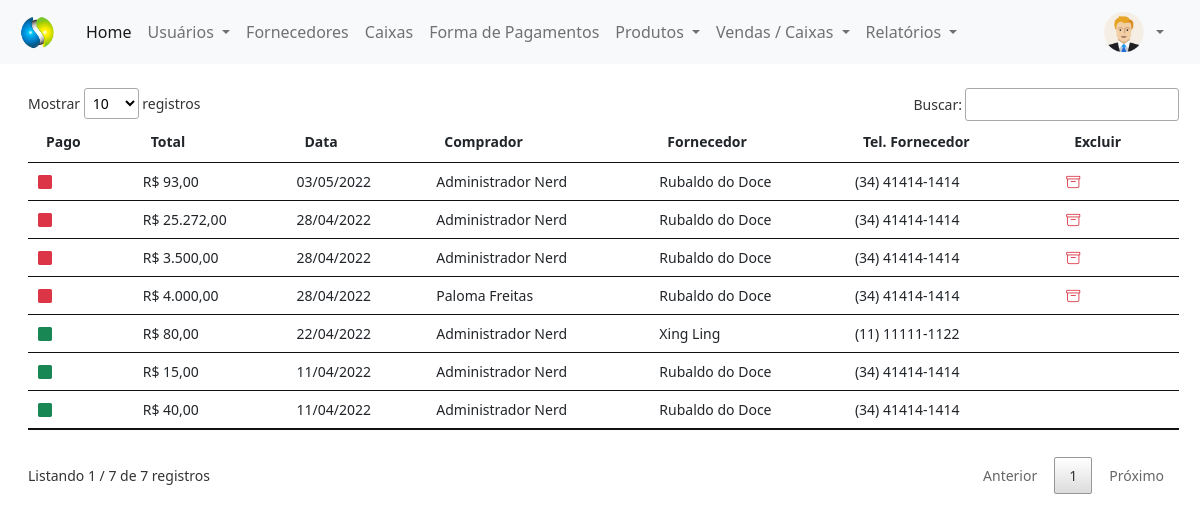
The app's page /painel-adm/index.php?pagina=compras (signed in) with its own data.
### tables this page shows
CREATE TABLE `compras` (
  `id` int(11) NOT NULL,
  `total` decimal(8,2) NOT NULL,
  `data` date NOT NULL,
  `usuario` int(11) NOT NULL,
  `fornecedor` int(11) NOT NULL,
  `pago` varchar(5) NOT NULL
);

CREATE TABLE `usuarios` (
  `id` int(11) NOT NULL,
  `nome` varchar(80) NOT NULL,
  `email` varchar(80) NOT NULL,
  `cpf` varchar(15) NOT NULL,
  `senha` varchar(20) NOT NULL,
  `nivel` varchar(20) NOT NULL
);

CREATE TABLE `fornecedores` (
  `id` int(11) NOT NULL,
  `nome` varchar(80) NOT NULL,
  `tipo_pessoa` varchar(20) NOT NULL,
  `cpf` varchar(20) DEFAULT NULL,
  `email` varchar(80) DEFAULT NULL,
  `telefone` varchar(30) DEFAULT NULL,
  `endereco` varchar(80) DEFAULT NULL
);

### painel-adm/compras.php (the view, shortened to what this page needs)
<?php
require_once('../conexao.php');
$pag = 'compras';
?>
<div class="mt-4" style="margin-right: 25px">
    <?php
    $query_tab = $pdo->query("SELECT * FROM compras order by id desc");
    $res_tab = $query_tab->fetchAll(PDO::FETCH_ASSOC);
    $total_reg_tab = @count($res_tab);
    if ($total_reg_tab > 0) {
    ?>
        <small>
            <table id="usuarios" class="table table-hover my-4" style="width:100%">
                <thead>
                    <tr>
                        <th>Pago</th>
                        <th>Total</th>
                        <th>Data</th>
                        <th>Comprador</th>
                        <th>Fornecedor</th>
                        <th>Tel. Fornecedor</th>
                        <th>Excluir</th>
                    </tr>
                </thead>
                <tbody>
                    <?php
                    for ($i = 0; $i < $total_reg_tab; $i++) {
                        $data = $res_tab[$i]['data'];
                        $id_usuario = $res_tab[$i]['usuario'];
                        $query_usuario = $pdo->query("SELECT * FROM usuarios WHERE id = '$id_usuario'");
                        $res_usuario = $query_usuario->fetchAll(PDO::FETCH_ASSOC);
                        $total_reg_usuario = @count($res_usuario);
                        if ($total_reg_usuario > 0) {
                            $nome_usuario = $res_usuario[0]['nome'];
                        }
                        $id_fornecedor = $res_tab[$i]['fornecedor'];
                        $query_fornecedor = $pdo->query("SELECT * FROM fornecedores WHERE id = '$id_fornecedor'");
                        $res_fornecedor = $query_fornecedor->fetchAll(PDO::FETCH_ASSOC);
                        $total_reg_fornecedor = @count($res_fornecedor);
                        if ($total_reg_fornecedor > 0) {
                            $nome_fornecedor = $res_fornecedor[0]['nome'];
                            $telefone_fornecedor = $res_fornecedor[0]['telefone'];
                        }
                        if ($res_tab[$i]['pago'] == 'Sim') {
                            $classe = 'text-success';
                        } else {
                            $classe = 'text-danger';
                        }
                    ?>
                        <tr>
                            <td>
                                <i class="bi bi-square-fill <?php echo $classe; ?>"></i>
                            </td>
                            <td>
                                R$ <?php echo number_format($res_tab[$i]['total'], 2, ',', '.'); ?>
                            </td>
                            <td>
                                <?php echo implode('/', array_reverse(explode('-', $data)));
                                ?>
                            </td>
                            <td>
                                <?php echo $nome_usuario; ?>
                            </td>
                            <td>
                                <?php echo $nome_fornecedor; ?>
                            </td>
                            <td>
                                <?php echo $telefone_fornecedor; ?>
                            </td>
                            <td>
                                <?php
                                if ($res_tab[$i]['pago'] != 'Sim') {
                                ?>
                                    <a href="index.php?pagina=<?php echo $pag; ?>&funcao=deletar&id=<?php echo $res_tab[$i]['id']; ?>" type="button" title="Excluir Registro" style="text-decoration: none">
                                        <i class="bi bi-archive text-danger me-2"></i>
                                    </a>
                                <?php } ?>
                            </td>
                        </tr>
                    <?php }
                    ?>
                </tbody>
            </table>
        </small>
    <?php } else {
        echo "Não existem dados para serem exibidos!";
    } ?>
</div>

### records on screen
compras: total "93,00", data "03/05/2022", usuarios.nome "Administrador Nerd", fornecedores.nome "Rubaldo do Doce", fornecedores.telefone "(34) 41414-1414"
compras: total "25.272,00", data "28/04/2022", usuarios.nome "Administrador Nerd", fornecedores.nome "Rubaldo do Doce", fornecedores.telefone "(34) 41414-1414"
compras: total "3.500,00", data "28/04/2022", usuarios.nome "Administrador Nerd", fornecedores.nome "Rubaldo do Doce", fornecedores.telefone "(34) 41414-1414"
compras: total "4.000,00", data "28/04/2022", usuarios.nome "Paloma Freitas", fornecedores.nome "Rubaldo do Doce", fornecedores.telefone "(34) 41414-1414"
compras: total "80,00", data "22/04/2022", usuarios.nome "Administrador Nerd", fornecedores.nome "Xing Ling", fornecedores.telefone "(11) 11111-1122"
compras: total "15,00", data "11/04/2022", usuarios.nome "Administrador Nerd", fornecedores.nome "Rubaldo do Doce", fornecedores.telefone "(34) 41414-1414"
compras: total "40,00", data "11/04/2022", usuarios.nome "Administrador Nerd", fornecedores.nome "Rubaldo do Doce", fornecedores.telefone "(34) 41414-1414"
